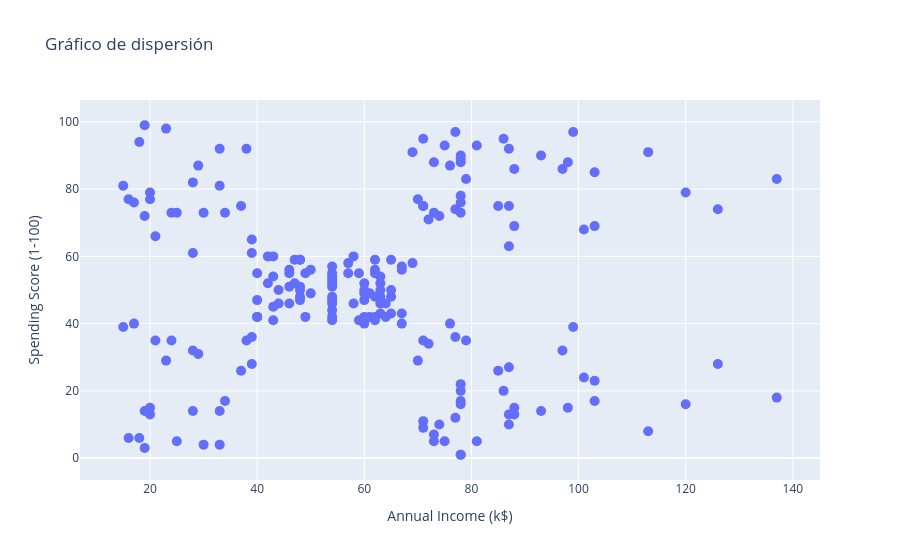

The notebook cell this image was saved under:
### Code cell
fig = px.scatter(
    df,
    x='Annual Income (k$)',
    y='Spending Score (1-100)',
    title='Gráfico de dispersión',
    # color='Genre'
)

fig.update_traces(marker=dict(size=10))
fig.show()

### Figure 1 — Plotly figure (JSON) as saved in the notebook; plotly's stock layout.template omitted (floating-point values rounded to 4 significant figures; data arrays with more than 128 entries replaced by an {"elided": "..."} marker saying what was removed)
{"data": [{"hovertemplate": "Annual Income (k$)=%{x}<br>Spending Score (1-100)=%{y}<extra></extra>", "legendgroup": "", "marker": {"color": "#636efa", "size": 10, "symbol": "circle"}, "mode": "markers", "name": "", "orientation": "v", "showlegend": false, "type": "scatter", "x": {"elided": "200 int values"}, "xaxis": "x", "y": {"elided": "200 int values"}, "yaxis": "y"}], "layout": {"legend": {"tracegroupgap": 0}, "title": {"text": "Gráfico de dispersión"}, "xaxis": {"anchor": "y", "domain": [0, 1], "title": {"text": "Annual Income (k$)"}}, "yaxis": {"anchor": "x", "domain": [0, 1], "title": {"text": "Spending Score (1-100)"}}}}
